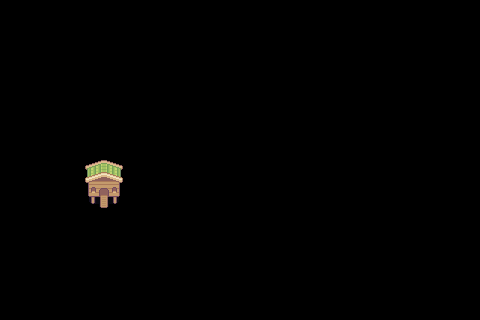

Below is a game level as drawn by its tile map, then a one-line description and the .tmx file that defines it, in full:
An orthogonal 30x20 tile map with 16x16 px tiles, 2 tile layers (input_Free_Chicken_House, output_Free_Chicken_House).

<map version="1.10" tiledversion="1.12.2" orientation="orthogonal" renderorder="right-down" width="30" height="20" tilewidth="16" tileheight="16" infinite="0" nextlayerid="3" nextobjectid="1">
 <tileset firstgid="1" source="Free_Chicken_House.tsx" />
 <layer id="1" name="input_Free_Chicken_House" width="30" height="20">
  <data encoding="csv">
0,0,0,0,0,0,0,0,0,0,0,0,0,0,0,0,0,0,0,0,0,0,0,0,0,0,0,0,0,0,
0,0,0,0,0,0,0,0,0,0,0,0,0,0,0,0,0,0,0,0,0,0,0,0,0,0,0,0,0,0,
0,0,0,0,0,0,0,0,0,0,0,0,0,0,0,0,0,0,0,0,0,0,0,0,0,0,0,0,0,0,
0,0,0,0,0,0,0,0,0,0,0,0,0,0,0,0,0,0,0,0,0,0,0,0,0,0,0,0,0,0,
0,0,0,0,0,0,0,0,0,0,0,0,0,0,0,0,0,0,0,0,0,0,0,0,0,0,0,0,0,0,
0,0,0,0,0,0,0,0,0,0,0,0,0,0,0,0,0,0,0,0,0,0,0,0,0,0,0,0,0,0,
0,0,0,0,0,0,0,0,0,0,0,0,0,0,0,0,0,0,0,0,0,0,0,0,0,0,0,0,0,0,
0,0,0,0,0,0,0,0,0,0,0,0,0,0,0,0,0,0,0,0,0,0,0,0,0,0,0,0,0,0,
0,0,0,0,0,0,0,0,0,0,0,0,0,0,0,0,0,0,0,0,0,0,0,0,0,0,0,0,0,0,
0,0,0,0,0,0,0,0,0,0,0,0,0,0,0,0,0,0,0,0,0,0,0,0,0,0,0,0,0,0,
0,0,0,0,0,0,0,0,0,0,0,0,0,0,0,0,0,0,0,0,0,0,0,0,0,0,0,0,0,0,
0,0,0,0,0,0,0,0,0,0,0,0,0,0,0,0,0,0,0,0,0,0,0,0,0,0,0,0,0,0,
0,0,0,0,0,7,0,0,0,0,0,0,0,0,0,0,0,0,0,0,0,0,0,0,0,0,0,0,0,0,
0,0,0,0,0,0,0,0,0,0,0,0,0,0,0,0,0,0,0,0,0,0,0,0,0,0,0,0,0,0,
0,0,0,0,0,0,0,0,0,0,0,0,0,0,0,0,0,0,0,0,0,0,0,0,0,0,0,0,0,0,
0,0,0,0,0,0,0,0,0,0,0,0,0,0,0,0,0,0,0,0,0,0,0,0,0,0,0,0,0,0,
0,0,0,0,0,0,0,0,0,0,0,0,0,0,0,0,0,0,0,0,0,0,0,0,0,0,0,0,0,0,
0,0,0,0,0,0,0,0,0,0,0,0,0,0,0,0,0,0,0,0,0,0,0,0,0,0,0,0,0,0,
0,0,0,0,0,0,0,0,0,0,0,0,0,0,0,0,0,0,0,0,0,0,0,0,0,0,0,0,0,0,
0,0,0,0,0,0,0,0,0,0,0,0,0,0,0,0,0,0,0,0,0,0,0,0,0,0,0,0,0,0
</data>
 </layer>
 <layer id="2" name="output_Free_Chicken_House" width="30" height="20">
  <data encoding="csv">
0,0,0,0,0,0,0,0,0,0,0,0,0,0,0,0,0,0,0,0,0,0,0,0,0,0,0,0,0,0,
0,0,0,0,0,0,0,0,0,0,0,0,0,0,0,0,0,0,0,0,0,0,0,0,0,0,0,0,0,0,
0,0,0,0,0,0,0,0,0,0,0,0,0,0,0,0,0,0,0,0,0,0,0,0,0,0,0,0,0,0,
0,0,0,0,0,0,0,0,0,0,0,0,0,0,0,0,0,0,0,0,0,0,0,0,0,0,0,0,0,0,
0,0,0,0,0,0,0,0,0,0,0,0,0,0,0,0,0,0,0,0,0,0,0,0,0,0,0,0,0,0,
0,0,0,0,0,0,0,0,0,0,0,0,0,0,0,0,0,0,0,0,0,0,0,0,0,0,0,0,0,0,
0,0,0,0,0,0,0,0,0,0,0,0,0,0,0,0,0,0,0,0,0,0,0,0,0,0,0,0,0,0,
0,0,0,0,0,0,0,0,0,0,0,0,0,0,0,0,0,0,0,0,0,0,0,0,0,0,0,0,0,0,
0,0,0,0,0,0,0,0,0,0,0,0,0,0,0,0,0,0,0,0,0,0,0,0,0,0,0,0,0,0,
0,0,0,0,0,0,0,0,0,0,0,0,0,0,0,0,0,0,0,0,0,0,0,0,0,0,0,0,0,0,
0,0,0,0,0,1,2,3,0,0,0,0,0,0,0,0,0,0,0,0,0,0,0,0,0,0,0,0,0,0,
0,0,0,0,0,4,5,6,0,0,0,0,0,0,0,0,0,0,0,0,0,0,0,0,0,0,0,0,0,0,
0,0,0,0,0,7,8,9,0,0,0,0,0,0,0,0,0,0,0,0,0,0,0,0,0,0,0,0,0,0,
0,0,0,0,0,0,0,0,0,0,0,0,0,0,0,0,0,0,0,0,0,0,0,0,0,0,0,0,0,0,
0,0,0,0,0,0,0,0,0,0,0,0,0,0,0,0,0,0,0,0,0,0,0,0,0,0,0,0,0,0,
0,0,0,0,0,0,0,0,0,0,0,0,0,0,0,0,0,0,0,0,0,0,0,0,0,0,0,0,0,0,
0,0,0,0,0,0,0,0,0,0,0,0,0,0,0,0,0,0,0,0,0,0,0,0,0,0,0,0,0,0,
0,0,0,0,0,0,0,0,0,0,0,0,0,0,0,0,0,0,0,0,0,0,0,0,0,0,0,0,0,0,
0,0,0,0,0,0,0,0,0,0,0,0,0,0,0,0,0,0,0,0,0,0,0,0,0,0,0,0,0,0,
0,0,0,0,0,0,0,0,0,0,0,0,0,0,0,0,0,0,0,0,0,0,0,0,0,0,0,0,0,0
</data>
 </layer>
</map>
